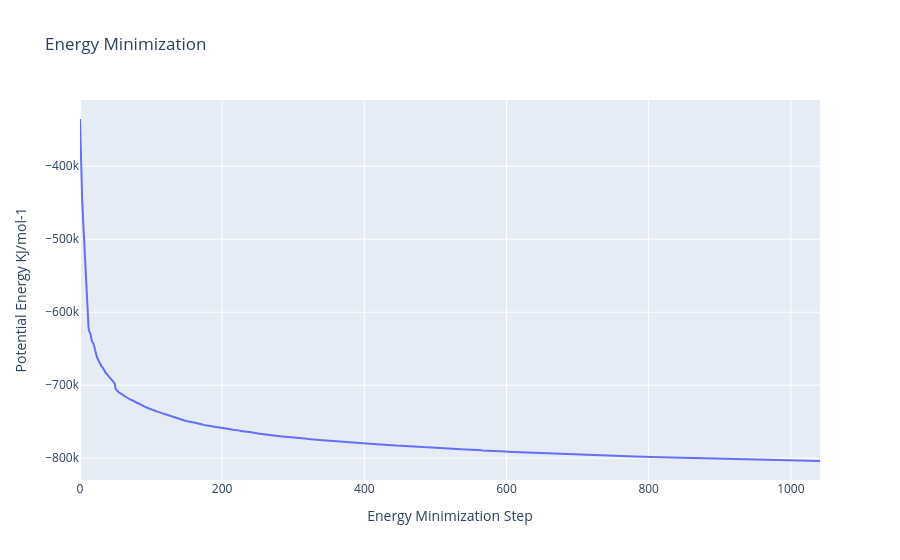

The code cell stored with this chart in its notebook:
### Code cell
#Read data from file and filter energy values higher than 1000 Kj/mol^-1
with open(output_min_ene_xvg,'r') as energy_file:
    x,y = map(
        list,
        zip(*[
            (float(line.split()[0]),float(line.split()[1]))
            for line in energy_file 
            if not line.startswith(("#","@")) 
            if float(line.split()[1]) < 1000 
        ])
    )

plotly.offline.init_notebook_mode(connected=True)

fig = {
    "data": [go.Scatter(x=x, y=y)],
    "layout": go.Layout(title="Energy Minimization",
                        xaxis=dict(title = "Energy Minimization Step"),
                        yaxis=dict(title = "Potential Energy KJ/mol-1")
                       )
}

plotly.offline.iplot(fig)

### Figure 1 — Plotly figure (JSON) as saved in the notebook; plotly's stock layout.template omitted (floating-point values rounded to 4 significant figures; data arrays with more than 128 entries replaced by an {"elided": "..."} marker saying what was removed)
{"data": [{"type": "scatter", "x": {"elided": "825 int values"}, "y": {"elided": "825 float values"}}], "layout": {"title": {"text": "Energy Minimization"}, "xaxis": {"title": {"text": "Energy Minimization Step"}}, "yaxis": {"title": {"text": "Potential Energy KJ/mol-1"}}}}
